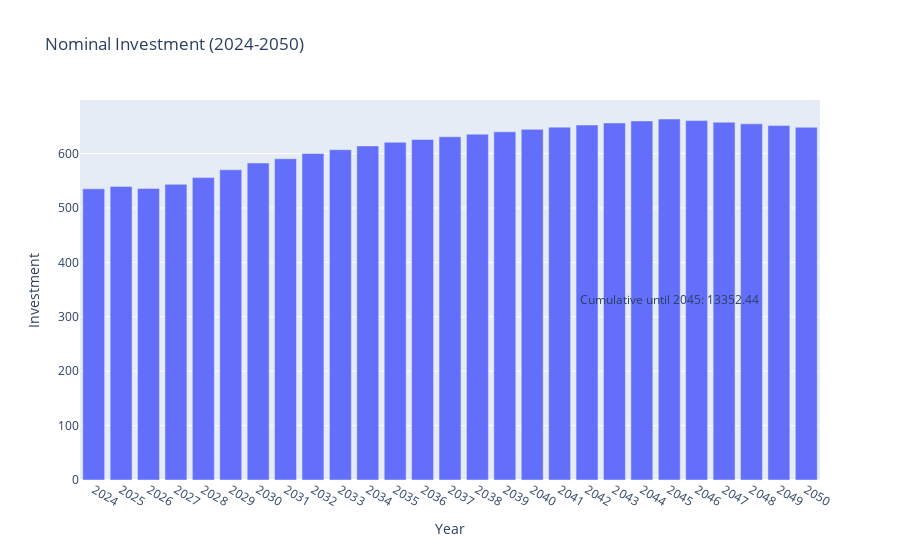
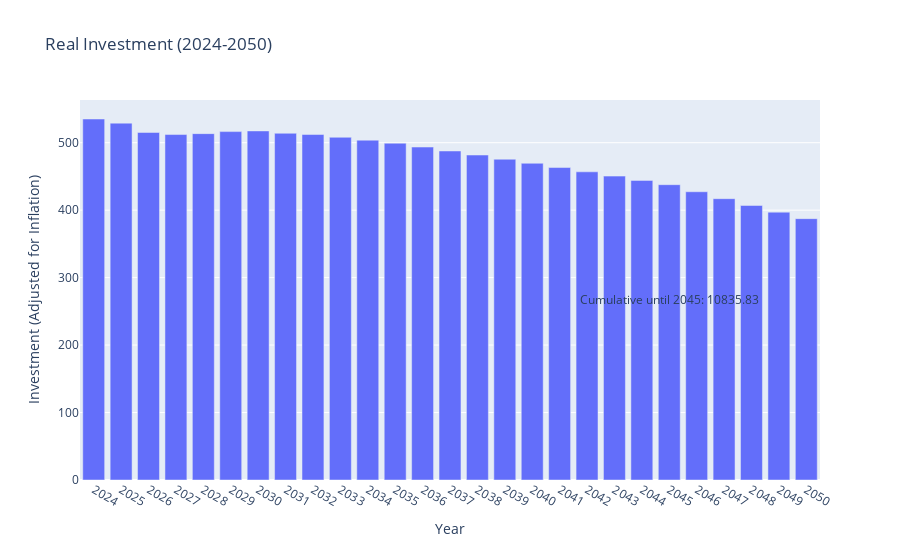

These figures' notebook cell, in order:
### Code cell
import plotly.graph_objects as go

# Group by year and summing up the investments for all countries
grouped_df = country_final_investment_df.groupby('year').sum().reset_index()

# Calculate the cumulative investment until 2045 for both nominal and real investments
cumulative_nominal_2045 = grouped_df['nominal_investment'][grouped_df['year'] <= 2045].sum()
cumulative_real_2045 = grouped_df['real_investment'][grouped_df['year'] <= 2045].sum()

# Plot Nominal Investment
fig1 = go.Figure()
fig1.add_trace(go.Bar(x=grouped_df['year'],
                      y=grouped_df['nominal_investment'],
                      name='Yearly Nominal Investment'))
fig1.add_annotation(text=f"Cumulative until 2045: {cumulative_nominal_2045:.2f}",
                    x=2045,
                    y=grouped_df['nominal_investment'].max() / 2,
                    showarrow=False)
fig1.update_layout(title='Nominal Investment (2024-2050)',
                   xaxis_title='Year',
                   yaxis_title='Investment',
                   xaxis=dict(tickvals=list(range(2024, 2051))))
fig1.show()

# Plot Real Investment
fig2 = go.Figure()
fig2.add_trace(go.Bar(x=grouped_df['year'],
                      y=grouped_df['real_investment'],
                      name='Yearly Real Investment'))
fig2.add_annotation(text=f"Cumulative until 2045: {cumulative_real_2045:.2f}",
                    x=2045,
                    y=grouped_df['real_investment'].max() / 2,
                    showarrow=False)
fig2.update_layout(title='Real Investment (2024-2050)',
                   xaxis_title='Year',
                   yaxis_title='Investment (Adjusted for Inflation)',
                   xaxis=dict(tickvals=list(range(2024, 2051))))
fig2.show()

### Figure 1 — Plotly figure (JSON) as saved in the notebook; plotly's stock layout.template omitted (floating-point values rounded to 4 significant figures)
{"data": [{"name": "Yearly Nominal Investment", "type": "bar", "x": [2024, 2025, 2026, 2027, 2028, 2029, 2030, 2031, 2032, 2033, 2034, 2035, 2036, 2037, 2038, 2039, 2040, 2041, 2042, 2043, 2044, 2045, 2046, 2047, 2048, 2049, 2050], "y": [535.1, 539.6, 536.0, 543.4, 555.7, 570.2, 582.7, 590.4, 600.0, 607.1, 614.0, 620.8, 625.9, 630.9, 635.6, 640.0, 644.5, 648.5, 652.4, 656.2, 659.9, 663.5, 660.6, 657.6, 654.5, 651.4, 648.3]}], "layout": {"annotations": [{"showarrow": false, "text": "Cumulative until 2045: 13352.44", "x": 2045, "y": 331.7}], "title": {"text": "Nominal Investment (2024-2050)"}, "xaxis": {"tickvals": [2024, 2025, 2026, 2027, 2028, 2029, 2030, 2031, 2032, 2033, 2034, 2035, 2036, 2037, 2038, 2039, 2040, 2041, 2042, 2043, 2044, 2045, 2046, 2047, 2048, 2049, 2050], "title": {"text": "Year"}}, "yaxis": {"title": {"text": "Investment"}}}}

### Figure 2 — Plotly figure (JSON) as saved in the notebook; plotly's stock layout.template omitted (floating-point values rounded to 4 significant figures)
{"data": [{"name": "Yearly Real Investment", "type": "bar", "x": [2024, 2025, 2026, 2027, 2028, 2029, 2030, 2031, 2032, 2033, 2034, 2035, 2036, 2037, 2038, 2039, 2040, 2041, 2042, 2043, 2044, 2045, 2046, 2047, 2048, 2049, 2050], "y": [535.1, 529.0, 515.1, 512.1, 513.4, 516.4, 517.4, 513.9, 512.1, 508.0, 503.7, 499.3, 493.5, 487.7, 481.7, 475.5, 469.5, 463.2, 456.8, 450.5, 444.1, 437.8, 427.3, 417.0, 406.9, 397.1, 387.4]}], "layout": {"annotations": [{"showarrow": false, "text": "Cumulative until 2045: 10835.83", "x": 2045, "y": 267.6}], "title": {"text": "Real Investment (2024-2050)"}, "xaxis": {"tickvals": [2024, 2025, 2026, 2027, 2028, 2029, 2030, 2031, 2032, 2033, 2034, 2035, 2036, 2037, 2038, 2039, 2040, 2041, 2042, 2043, 2044, 2045, 2046, 2047, 2048, 2049, 2050], "title": {"text": "Year"}}, "yaxis": {"title": {"text": "Investment (Adjusted for Inflation)"}}}}
